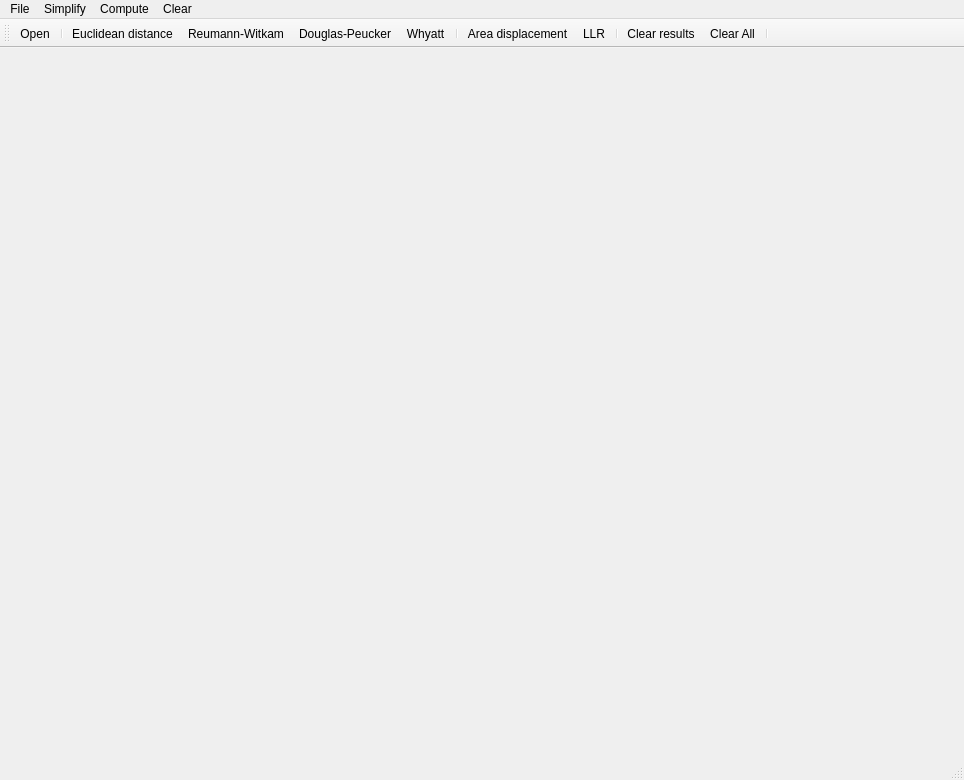
<?xml version="1.0" encoding="UTF-8"?>
<ui version="4.0">
 <class>MainForm</class>
 <widget class="QMainWindow" name="MainForm">
  <property name="windowModality">
   <enum>Qt::NonModal</enum>
  </property>
  <property name="geometry">
   <rect>
    <x>0</x>
    <y>0</y>
    <width>964</width>
    <height>780</height>
   </rect>
  </property>
  <property name="windowTitle">
   <string>MainWindow</string>
  </property>
  <widget class="QWidget" name="centralwidget">
   <layout class="QHBoxLayout" name="horizontalLayout">
    <item>
     <widget class="Draw" name="Canvas" native="true"/>
    </item>
   </layout>
  </widget>
  <widget class="QMenuBar" name="menubar">
   <property name="geometry">
    <rect>
     <x>0</x>
     <y>0</y>
     <width>964</width>
     <height>31</height>
    </rect>
   </property>
   <widget class="QMenu" name="menuFile">
    <property name="title">
     <string>File</string>
    </property>
    <addaction name="actionOpen"/>
    <addaction name="separator"/>
    <addaction name="actionExit"/>
   </widget>
   <widget class="QMenu" name="menuSimplify">
    <property name="title">
     <string>Simplify</string>
    </property>
    <addaction name="actionEuclidean_distance"/>
    <addaction name="actionReumann_Witkam"/>
    <addaction name="actionDouglas_Peucker"/>
    <addaction name="actionWhyatt"/>
   </widget>
   <widget class="QMenu" name="menuCompute">
    <property name="title">
     <string>Compute</string>
    </property>
    <addaction name="actionArrea_displacement"/>
    <addaction name="actionLLR"/>
   </widget>
   <widget class="QMenu" name="menuClear">
    <property name="title">
     <string>Clear</string>
    </property>
    <addaction name="actionClear_results"/>
    <addaction name="actionClear_All"/>
   </widget>
   <addaction name="menuFile"/>
   <addaction name="menuSimplify"/>
   <addaction name="menuCompute"/>
   <addaction name="menuClear"/>
  </widget>
  <widget class="QStatusBar" name="statusbar"/>
  <widget class="QToolBar" name="toolBar">
   <property name="windowTitle">
    <string>toolBar</string>
   </property>
   <attribute name="toolBarArea">
    <enum>TopToolBarArea</enum>
   </attribute>
   <attribute name="toolBarBreak">
    <bool>false</bool>
   </attribute>
   <addaction name="actionOpen"/>
   <addaction name="separator"/>
   <addaction name="actionEuclidean_distance"/>
   <addaction name="actionReumann_Witkam"/>
   <addaction name="actionDouglas_Peucker"/>
   <addaction name="actionWhyatt"/>
   <addaction name="separator"/>
   <addaction name="actionArrea_displacement"/>
   <addaction name="actionLLR"/>
   <addaction name="separator"/>
   <addaction name="actionClear_results"/>
   <addaction name="actionClear_All"/>
   <addaction name="separator"/>
  </widget>
  <action name="actionOpen">
   <property name="icon">
    <iconset resource="icons.qrc">
     <normaloff>:/images/images/icons/open_file.png</normaloff>:/images/images/icons/open_file.png</iconset>
   </property>
   <property name="text">
    <string>Open</string>
   </property>
   <property name="toolTip">
    <string>Open file</string>
   </property>
  </action>
  <action name="actionExit">
   <property name="icon">
    <iconset resource="icons.qrc">
     <normaloff>:/images/images/icons/exit.png</normaloff>:/images/images/icons/exit.png</iconset>
   </property>
   <property name="text">
    <string>Exit</string>
   </property>
   <property name="toolTip">
    <string>Exit ap;lication</string>
   </property>
  </action>
  <action name="actionEuclidean_distance">
   <property name="icon">
    <iconset resource="icons.qrc">
     <normaloff>:/images/images/icons/eucl_distance.png</normaloff>:/images/images/icons/eucl_distance.png</iconset>
   </property>
   <property name="text">
    <string>Euclidean distance</string>
   </property>
   <property name="toolTip">
    <string>Simplify polyline using Euclidean distance</string>
   </property>
  </action>
  <action name="actionReumann_Witkam">
   <property name="icon">
    <iconset resource="icons.qrc">
     <normaloff>:/images/images/icons/witkamm.png</normaloff>:/images/images/icons/witkamm.png</iconset>
   </property>
   <property name="text">
    <string>Reumann-Witkam</string>
   </property>
   <property name="toolTip">
    <string>Simplify polyline using Reumann-Witkam</string>
   </property>
  </action>
  <action name="actionDouglas_Peucker">
   <property name="icon">
    <iconset resource="icons.qrc">
     <normaloff>:/images/images/icons/douglas_peucker.png</normaloff>:/images/images/icons/douglas_peucker.png</iconset>
   </property>
   <property name="text">
    <string>Douglas-Peucker</string>
   </property>
   <property name="toolTip">
    <string>Simplify polyline using Douglas-Peucker</string>
   </property>
  </action>
  <action name="actionWhyatt">
   <property name="icon">
    <iconset resource="icons.qrc">
     <normaloff>:/images/images/icons/whyatt.png</normaloff>:/images/images/icons/whyatt.png</iconset>
   </property>
   <property name="text">
    <string>Whyatt</string>
   </property>
   <property name="toolTip">
    <string>Simplify polyline using Whyatt algorithm</string>
   </property>
  </action>
  <action name="actionArrea_displacement">
   <property name="icon">
    <iconset resource="icons.qrc">
     <normaloff>:/images/images/icons/area_displ.png</normaloff>:/images/images/icons/area_displ.png</iconset>
   </property>
   <property name="text">
    <string>Area displacement</string>
   </property>
   <property name="toolTip">
    <string>Compute area displacement</string>
   </property>
  </action>
  <action name="actionLLR">
   <property name="icon">
    <iconset resource="icons.qrc">
     <normaloff>:/images/images/icons/llr.png</normaloff>:/images/images/icons/llr.png</iconset>
   </property>
   <property name="text">
    <string>LLR</string>
   </property>
   <property name="toolTip">
    <string>Compute local length ratio</string>
   </property>
  </action>
  <action name="actionClear_results">
   <property name="icon">
    <iconset resource="icons.qrc">
     <normaloff>:/images/images/icons/clear.png</normaloff>:/images/images/icons/clear.png</iconset>
   </property>
   <property name="text">
    <string>Clear results</string>
   </property>
  </action>
  <action name="actionClear_All">
   <property name="icon">
    <iconset resource="icons.qrc">
     <normaloff>:/images/images/icons/clear_all.png</normaloff>:/images/images/icons/clear_all.png</iconset>
   </property>
   <property name="text">
    <string>Clear All</string>
   </property>
  </action>
 </widget>
 <customwidgets>
  <customwidget>
   <class>Draw</class>
   <extends>QWidget</extends>
   <header>draw.h</header>
   <container>1</container>
  </customwidget>
 </customwidgets>
 <resources>
  <include location="icons.qrc"/>
 </resources>
 <connections/>
</ui>
